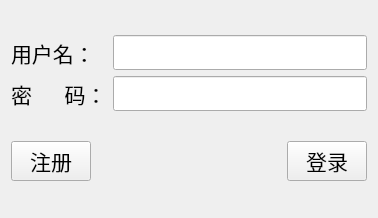
<?xml version="1.0" encoding="UTF-8"?>
<ui version="4.0">
 <class>Client</class>
 <widget class="QWidget" name="Client">
  <property name="geometry">
   <rect>
    <x>0</x>
    <y>0</y>
    <width>378</width>
    <height>218</height>
   </rect>
  </property>
  <property name="windowTitle">
   <string>登录/注册</string>
  </property>
  <property name="windowIcon">
   <iconset>
    <normaloff>../../../../Pointer/Lesson/Qt/登录 (1).png</normaloff>../../../../Pointer/Lesson/Qt/登录 (1).png</iconset>
  </property>
  <property name="styleSheet">
   <string notr="true"/>
  </property>
  <layout class="QVBoxLayout" name="verticalLayout">
   <item>
    <layout class="QGridLayout" name="gridLayout">
     <item row="0" column="0">
      <widget class="QLabel" name="label">
       <property name="font">
        <font>
         <family>Agency FB</family>
         <pointsize>16</pointsize>
        </font>
       </property>
       <property name="text">
        <string>用户名：</string>
       </property>
      </widget>
     </item>
     <item row="0" column="1">
      <widget class="QLineEdit" name="name_LE">
       <property name="font">
        <font>
         <family>Agency FB</family>
         <pointsize>14</pointsize>
        </font>
       </property>
      </widget>
     </item>
     <item row="1" column="0">
      <widget class="QLabel" name="label_2">
       <property name="font">
        <font>
         <family>Agency FB</family>
         <pointsize>16</pointsize>
        </font>
       </property>
       <property name="text">
        <string>密      码：</string>
       </property>
      </widget>
     </item>
     <item row="1" column="1">
      <widget class="QLineEdit" name="pwd_LE">
       <property name="font">
        <font>
         <family>Agency FB</family>
         <pointsize>14</pointsize>
        </font>
       </property>
       <property name="echoMode">
        <enum>QLineEdit::Password</enum>
       </property>
      </widget>
     </item>
    </layout>
   </item>
   <item>
    <layout class="QHBoxLayout" name="horizontalLayout">
     <item>
      <widget class="QPushButton" name="regist_PB">
       <property name="font">
        <font>
         <family>Agency FB</family>
         <pointsize>16</pointsize>
        </font>
       </property>
       <property name="text">
        <string>注册</string>
       </property>
      </widget>
     </item>
     <item>
      <spacer name="horizontalSpacer">
       <property name="orientation">
        <enum>Qt::Horizontal</enum>
       </property>
       <property name="sizeHint" stdset="0">
        <size>
         <width>40</width>
         <height>20</height>
        </size>
       </property>
      </spacer>
     </item>
     <item>
      <widget class="QPushButton" name="login_PB">
       <property name="font">
        <font>
         <family>Agency FB</family>
         <pointsize>16</pointsize>
        </font>
       </property>
       <property name="text">
        <string>登录</string>
       </property>
      </widget>
     </item>
    </layout>
   </item>
  </layout>
 </widget>
 <resources/>
 <connections/>
</ui>
